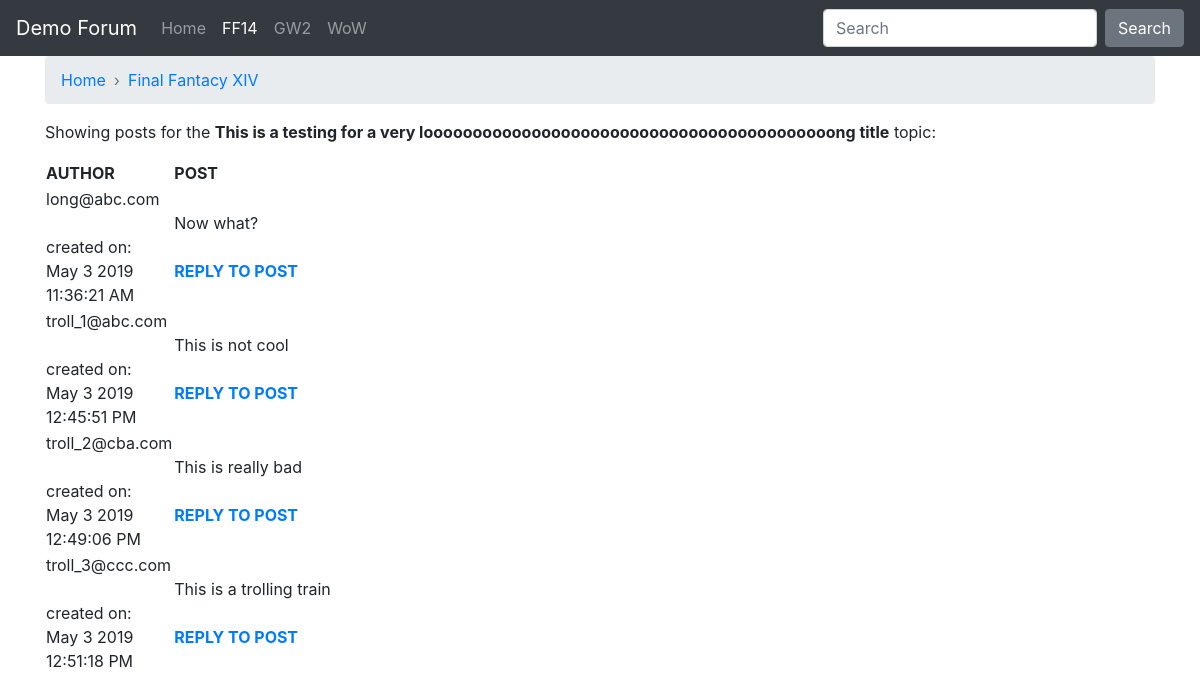
Page /showtopic.php?topic_id=5&forum_id=1&forum_name=Final Fantacy XIV on the committed database.
### tables this page shows
CREATE TABLE IF NOT EXISTS `forum_topics` (
  `topic_id` int(11) NOT NULL AUTO_INCREMENT,
  `topic_title` varchar(150) DEFAULT NULL,
  `topic_create_time` datetime DEFAULT NULL,
  `topic_owner` varchar(150) DEFAULT NULL,
  `forum_id` int(11) NOT NULL,
  PRIMARY KEY (`topic_id`)
);

CREATE TABLE IF NOT EXISTS `forum_posts` (
  `post_id` int(11) NOT NULL AUTO_INCREMENT,
  `topic_id` int(11) NOT NULL,
  `post_text` text,
  `post_create_time` datetime DEFAULT NULL,
  `post_owner` varchar(150) DEFAULT NULL,
  `forum_id` int(11) NOT NULL,
  PRIMARY KEY (`post_id`)
);

### showtopic.php (the view, shortened to what this page needs)
<?php
include 'ch21_include.php';
$forum_id = $_GET['forum_id'];
$forum_name = $_GET['forum_name'];
$safe_topic_id = mysqli_real_escape_string($mysqli, $_GET['topic_id']);
$verify_topic_sql = "SELECT topic_title FROM forum_topics
WHERE topic_id = '".$safe_topic_id."'";
$verify_topic_res = mysqli_query($mysqli, $verify_topic_sql)
or die(mysqli_error($mysqli));
if (mysqli_num_rows($verify_topic_res) < 1) {
$display_block = "<p><em>You have selected an invalid topic.<br/>
Please <a href=\"topiclist.php\">try again</a>.</em></p>";
} else {
while ($topic_info = mysqli_fetch_array($verify_topic_res)) {
        $topic_title = stripslashes($topic_info['topic_title']);
}
$get_posts_sql = "SELECT post_id, post_text,
DATE_FORMAT(post_create_time,
    '%b %e %Y<br/>%r') AS fmt_post_create_time, post_owner
FROM forum_posts
WHERE topic_id = '".$safe_topic_id."'
ORDER BY post_create_time ASC";
$get_posts_res = mysqli_query($mysqli, $get_posts_sql)
or die(mysqli_error($mysqli));
$display_block = <<<END_OF_TEXT
<p>Showing posts for the <strong>$topic_title</strong> topic:</p>
<table>
<tr>
<th>AUTHOR</th>
<th>POST</th>
</tr>
END_OF_TEXT;
while ($posts_info = mysqli_fetch_array($get_posts_res)) {
$post_id = $posts_info['post_id'];
$post_text = nl2br(stripslashes($posts_info['post_text']));
$post_create_time = $posts_info['fmt_post_create_time'];
$post_owner = stripslashes($posts_info['post_owner']);
$display_block .= <<<END_OF_TEXT
<tr>
<td>$post_owner<br/><br/>
created on:<br/>$post_create_time</td>
<td>$post_text<br/><br/>
<a href="replytopost.php?forum_id=$forum_id&forum_name=$forum_name&post_id=$post_id">
<strong>REPLY TO POST</strong></a></td>
</tr>
END_OF_TEXT;
}
$display_block .= "</table>";
}
?>
<!DOCTYPE html>
<html>
<head>
    <link rel="stylesheet" href="https://stackpath.bootstrapcdn.com/bootstrap/4.3.1/css/bootstrap.min.css">
    <link rel="stylesheet" href="css/app.css">
</head>
<body>
<?php include 'layouts/navbar.php' ?>
<div class="container">
<nav aria-label="breadcrumb">
    <ol class="breadcrumb arr-right">
        <li class="breadcrumb-item"><a href="index.php">Home</a></li>
        <li class="breadcrumb-item"><a href="topiclist.php?forum_id=<?php echo $forum_id?>&forum_name=<?php echo $forum_name?>"><?php echo $forum_name?></a></li>
    </ol>
</nav>
<?php echo $display_block; ?>
</div>
</body>
</html>

### css/app.css (style rules this page uses)
.arr-right .breadcrumb-item+.breadcrumb-item::before { content: "›"; }

### rows in the picture
forum_topics: topic_title "This is a testing for a very loooooooooooooooooooooooooooooooooooooooooong title"
forum_posts: post_owner "long@abc.com", post_create_time "May 3 2019 11:36:21 AM", post_text "Now what?"
forum_posts: post_owner "troll_1@abc.com", post_create_time "May 3 2019 12:45:51 PM", post_text "This is not cool"
forum_posts: post_owner "troll_2@cba.com", post_create_time "May 3 2019 12:49:06 PM", post_text "This is really bad"
forum_posts: post_owner "troll_3@ccc.com", post_create_time "May 3 2019 12:51:18 PM", post_text "This is a trolling train"

### other values in the picture
$forum_name "Final Fantacy XIV"
